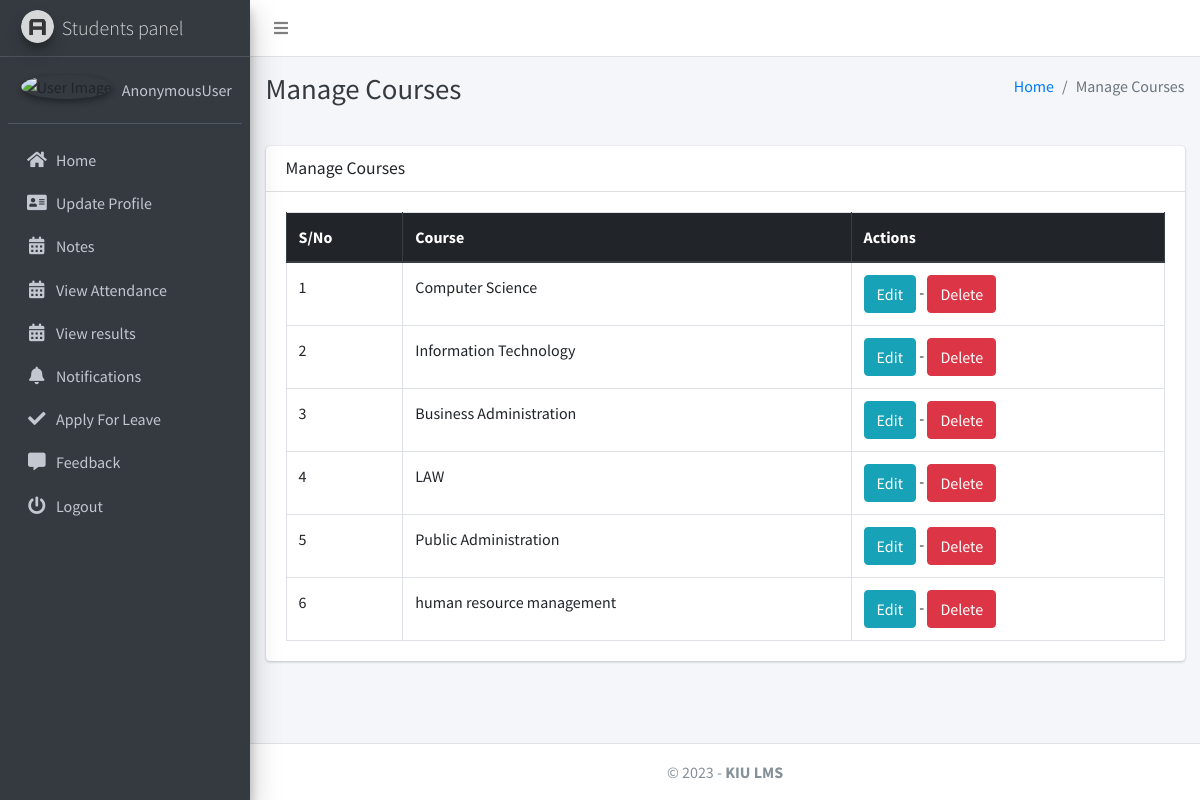
The page /course/manage/ on the database its author committed.
### studentsmanagementapp/models.py (models this page shows, shortened)
class Course(models.Model):
    name = models.CharField(max_length=120)
    created_at = models.DateTimeField(auto_now_add=True)
    updated_at = models.DateTimeField(auto_now=True)

### studentsmanagementapp/hod_views.py (the view)
# urls.py: path("course/manage/", hod_views.manage_course, name='manage_course'),
def manage_course(request):
    courses = Course.objects.all()
    context = {
        'courses': courses,
        'page_title': 'Manage Courses'
    }
    return render(request, "hod_template/manage_course.html", context)

### studentsmanagementapp/templates/hod_template/manage_course.html
{% extends 'main_app/base.html' %}
{% load static %}
{% block page_title %}{{page_title}}{% endblock page_title %}
{% block content %}
<section class="content">
    <div class="container-fluid">
        <div class="row">
            <div class="col-md-12">
                <div class="card">
                    <div class="card-header">
                        <h3 class="card-title">{{page_title}}</h3>
                    </div>
                    <div class="card-body">
                        <table id="example2" class="table table-bordered table-hover">
                            <thead class="thead-dark">
                                <tr>
                                    <th>S/No</th>
                                    <th>Course</th>
                                    <th>Actions</th>
                                </tr>
                            </thead>
                            <tbody>
                                {% for course in courses %}
                                <tr>
                                    <td>{{ forloop.counter }}</td>
                                    <td>{{course.name}}</td>
                                    <td>
                                        <a href="{% url 'edit_course' course.id %}" class="btn btn-info">Edit</a> -
                                        <a href="{% url 'delete_course' course.id %}" onclick="return confirm('Are you sure you want to delete this course ?')" class="btn btn-danger">Delete</a>
                                    </td>
                                </tr>
                                {% endfor %}
                            </tbody>
                        </table>
                    </div>
                </div>
            </div>
        </div>
    </div>
</section>
{% endblock content %}

### rows shown on the page
Course: name "Computer Science"
Course: name "Information Technology"
Course: name "Business Administration"
Course: name "LAW"
Course: name "Public Administration"
Course: name "human resource management"

### other values the page prints
{{ user }} "AnonymousUser"
{{ page_title }} "Manage Courses"
